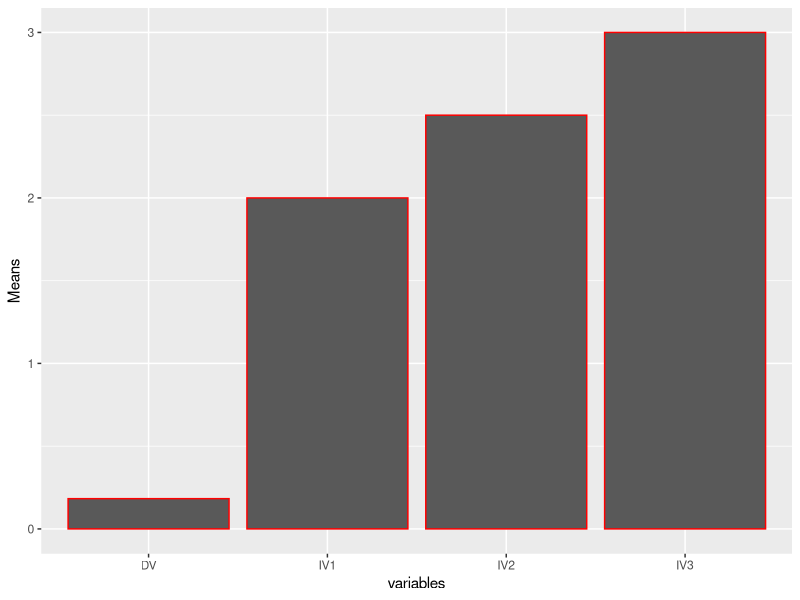
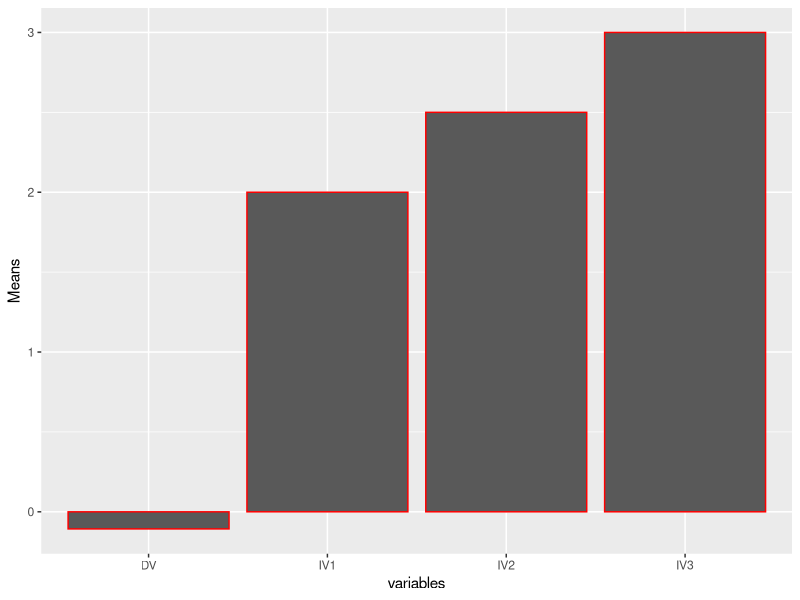

Generate these figures, in order, with R:
## ---- chunk 1
library(psych)
data.df <- sim.anova()  
describe(data.df)

## ---- chunk 2
data.df <- sim.anova(es1=1, es2 = 0, es3 = 3)  
describe(data.df)

## ---- chunk 3
data.df <- sim.anova(es1=1, es2 = 0, es3 = 3, es12 = 2, es13 = 2)  
describe(data.df)

## ---- chunk 4
data.df <- sim.anova(es1=1, es2 = 0, es3 = 3, es12 = 2, es13 = 2, n=3)  
describe(data.df)

## ---- chunk 5
data.df <- sim.anova(es1=1, es2 = 0, es3 = 3, es12 = .5, es13 = 2, n1=3, n2=4, n3=5)  
describe(data.df)

## ---- chunk 6
summary(aov(DV~IV1*IV2*IV3,data=data.df)) 

## ---- chunk 7
summary(lm(DV~IV1*IV2*IV3,data=data.df)) #compare with the aov model

## ---- chunk 8
describe(data.df)[,3]
## ---- chunk 9
means_variable <- describe(data.df)[,3]
## ---- chunk 10
library(ggplot2)
variables <- rep(as.factor(c("IV1","IV2","IV3","DV"))) 
Means <- means_variable

plot_df <- data.frame(variables,
                  
                      Means)

# basic bar graph

ggplot(plot_df, aes(x=variables,y=Means, 
                   ))+
  geom_bar(stat="identity", 
           position="dodge",
           color="red")

## ---- chunk 11
library(ggplot2)
variables <- rep(as.factor(c("IV1","IV2","IV3","DV"))) 
Means <- c(2, 2.5, 3, -0.107)

plot_df <- data.frame(variables,
                  
                      Means)

# basic bar graph

ggplot(plot_df, aes(x=variables,y=Means, # aestetics definition has gotten 
                   # color=factor_two))+  # color here means the border collor
                   ))+
  geom_bar(stat="identity", 
           position="dodge",
           color="red")

